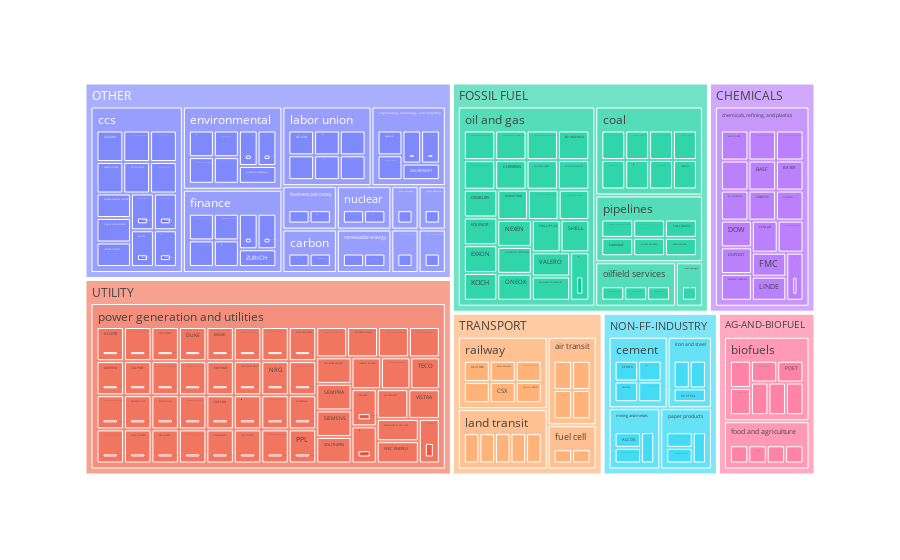

Notebook code cell kept with this figure:
### Code cell
import plotly.express as px


px.treemap(
    plot_df,
    path=["very_lumped_sector", "sector", "name", "organization_ccs_lobbying_dollars"],
    branchvalues="total",
)

### Figure 1 — Plotly figure (JSON) as saved in the notebook; plotly's stock layout.template omitted (floating-point values rounded to 4 significant figures; data arrays with more than 128 entries replaced by an {"elided": "..."} marker saying what was removed)
{"data": [{"branchvalues": "total", "domain": {"x": [0, 1], "y": [0, 1]}, "hovertemplate": "labels=%{label}<br>count=%{value}<br>parent=%{parent}<br>id=%{id}<extra></extra>", "ids": {"elided": "435 str values"}, "labels": {"elided": "435 str values"}, "name": "", "parents": {"elided": "435 str values"}, "type": "treemap", "values": {"elided": "435 int values"}}], "layout": {"legend": {"tracegroupgap": 0}, "margin": {"t": 60}}}
